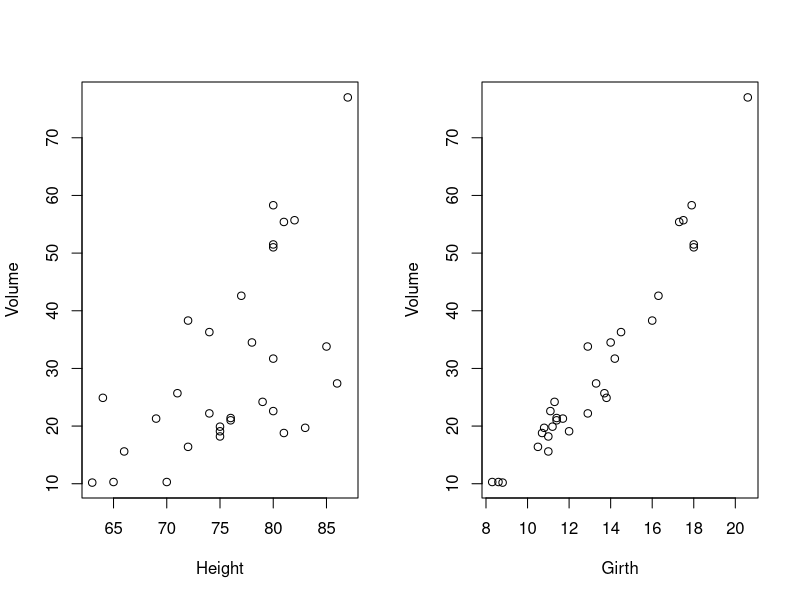
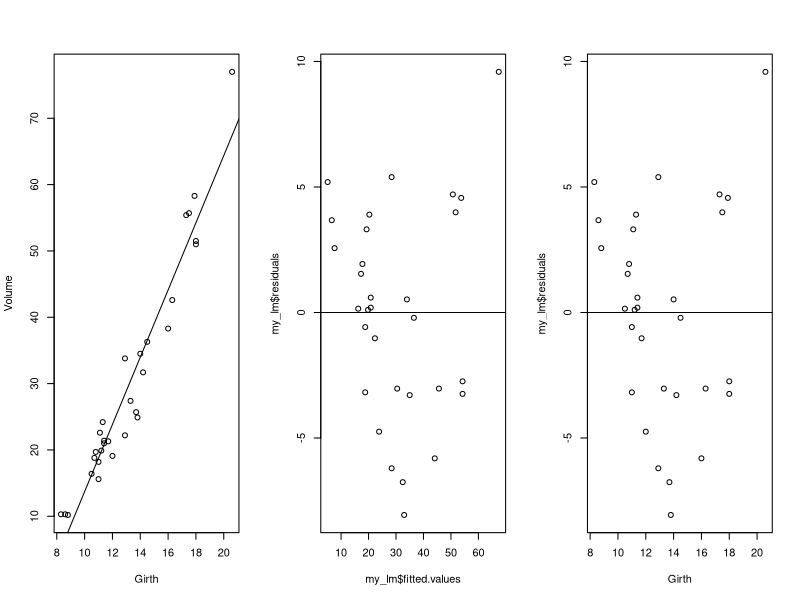
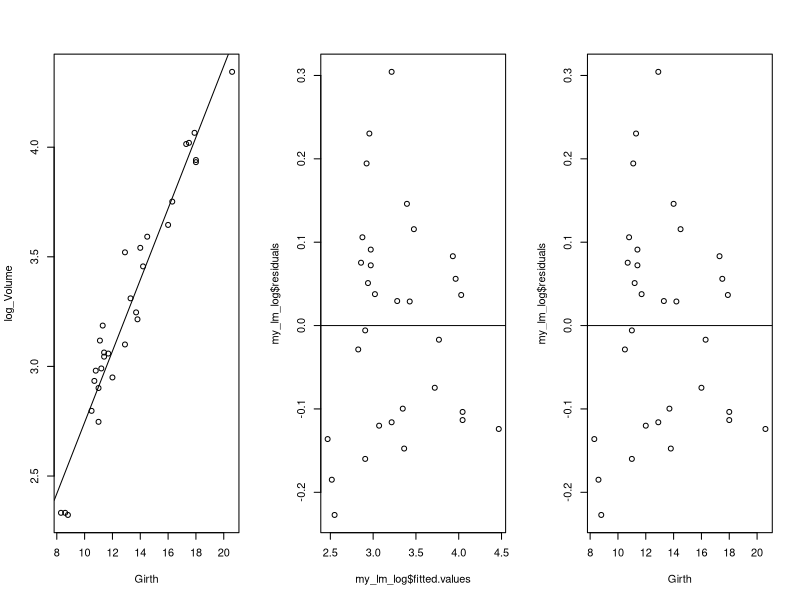
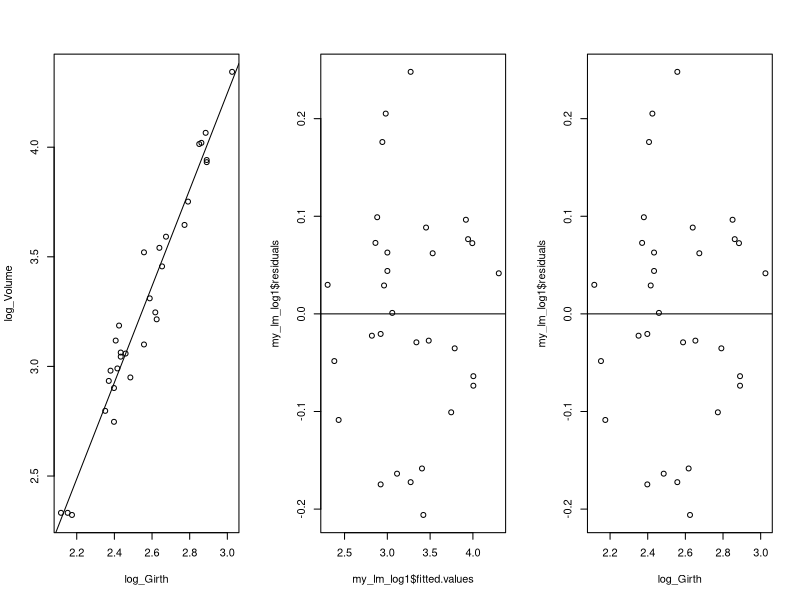

The R script that drew these images, in order:
## ---- chunk 1
trees
head(trees)
## ---- chunk 2
attach(trees)
par(mfrow=c(1,2))
plot(Height,Volume)
plot(Girth,Volume)
## ---- chunk 3
my_lm <- lm(Volume ~ Girth)
summary(my_lm)
## ---- chunk 4
par(mfcol=c(1,3))
plot(Girth,Volume)
abline(my_lm)
plot(my_lm$fitted.values, my_lm$residuals)
abline(h=0)
plot(Girth, my_lm$residuals)
abline(h=0)
## ---- chunk 5
log_Volume = log(Volume)
my_lm_log <- lm(log_Volume~Girth)
summary(my_lm_log)
## ---- chunk 6
par(mfcol=c(1,3))
plot(Girth,log_Volume)
abline(my_lm_log)
plot(my_lm_log$fitted.values, my_lm_log$residuals)
abline(h=0)
plot(Girth, my_lm_log$residuals)
abline(h=0)
## ---- chunk 7
log_Girth = log(Girth)
my_lm_log1 <- lm(log_Volume~log_Girth)
summary(my_lm_log1)
## ---- chunk 8
par(mfcol=c(1,3))
plot(log_Girth,log_Volume)
abline(my_lm_log1)
plot(my_lm_log1$fitted.values, my_lm_log1$residuals)
abline(h=0)
plot(log_Girth, my_lm_log1$residuals)
abline(h=0)
